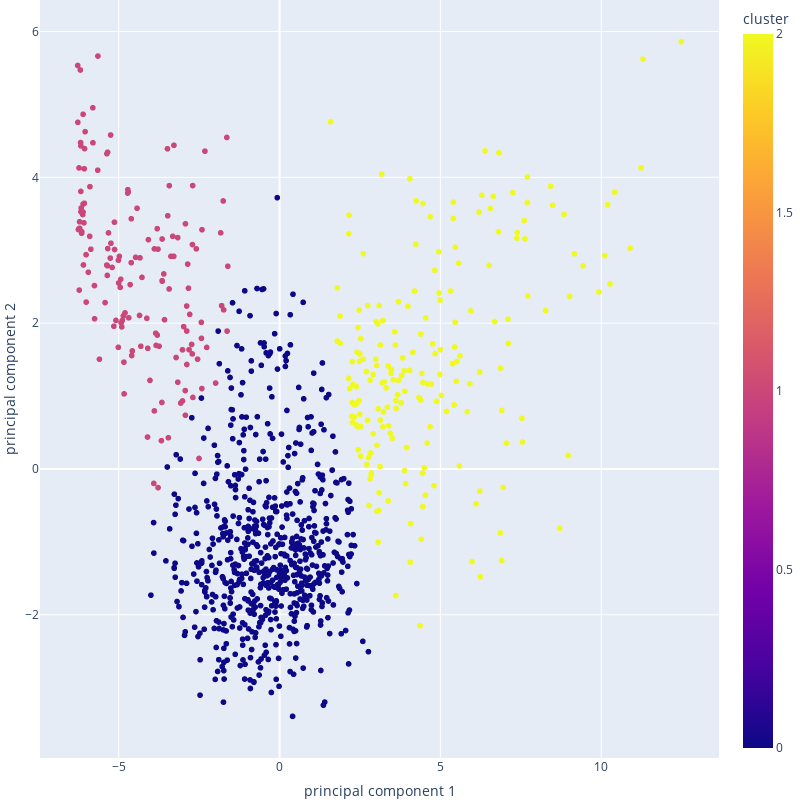

The cell this chart's notebook holds for it:
### Code cell
df_kmeans = main(1)

### Figure 1 — Plotly figure (JSON) as saved in the notebook; plotly's stock layout.template omitted (floating-point values rounded to 4 significant figures; data arrays with more than 128 entries replaced by an {"elided": "..."} marker saying what was removed)
{"data": [{"hovertemplate": "principal component 1=%{x}<br>principal component 2=%{y}<br>cluster=%{marker.color}<extra></extra>", "legendgroup": "", "marker": {"color": {"elided": "1041 int values"}, "coloraxis": "coloraxis", "symbol": "circle"}, "mode": "markers", "name": "", "showlegend": false, "type": "scattergl", "x": {"elided": "1041 float values"}, "xaxis": "x", "y": {"elided": "1041 float values"}, "yaxis": "y"}], "layout": {"coloraxis": {"colorbar": {"title": {"text": "cluster"}}, "colorscale": [[0, "#0d0887"], [0.1111, "#46039f"], [0.2222, "#7201a8"], [0.3333, "#9c179e"], [0.4444, "#bd3786"], [0.5556, "#d8576b"], [0.6667, "#ed7953"], [0.7778, "#fb9f3a"], [0.8889, "#fdca26"], [1, "#f0f921"]]}, "height": 800, "legend": {"tracegroupgap": 0}, "margin": {"b": 0, "l": 0, "r": 0, "t": 0}, "scene": {"xaxis": {"title": {"text": "PCA 1"}}, "yaxis": {"title": {"text": "PCA 2"}}}, "title": {"text": "Clusters"}, "width": 800, "xaxis": {"anchor": "y", "domain": [0, 1], "title": {"text": "principal component 1"}}, "yaxis": {"anchor": "x", "domain": [0, 1], "title": {"text": "principal component 2"}}}}
